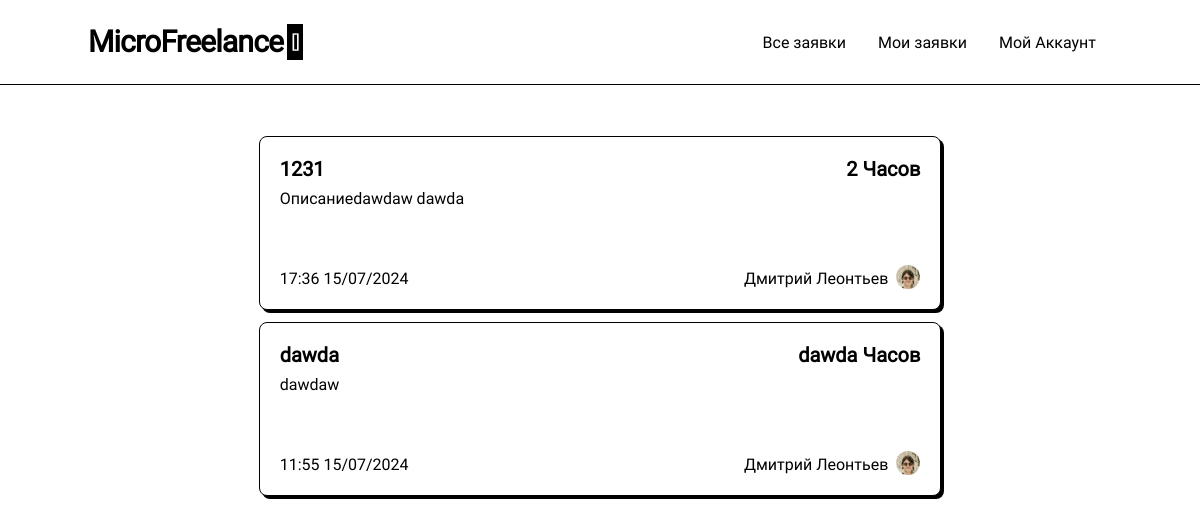
The app's page /all-tasks, older data.
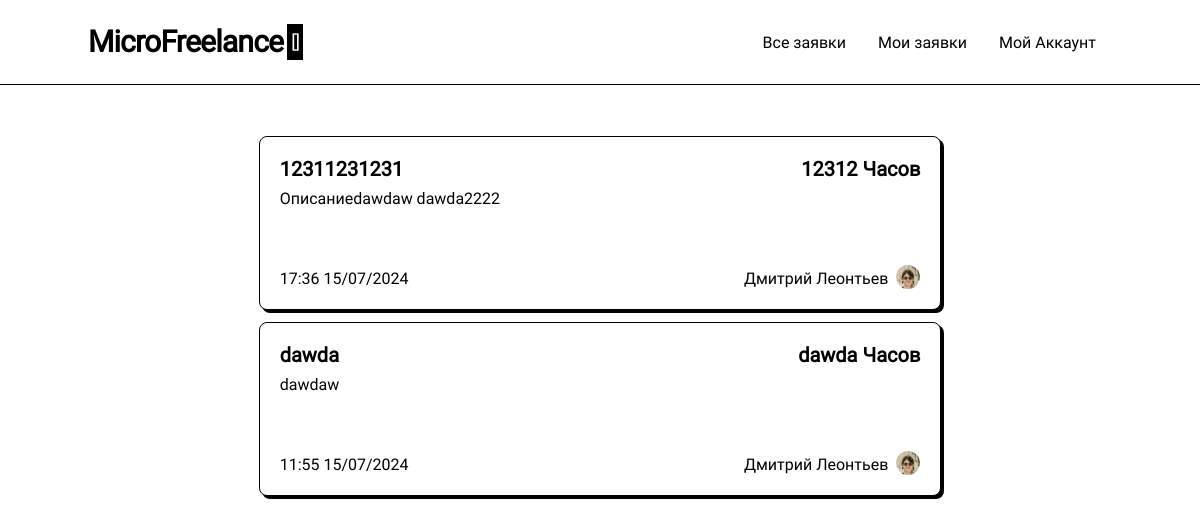
The same page, newer data.
### models.py (models this page shows, shortened)
class Post(db.Model):
    __table_name__ = "posts"
    id: Mapped[int]                         = mapped_column(primary_key=True)
    title: Mapped[str]                      = mapped_column(String(64))
    data: Mapped[str]                       = mapped_column(String(256))
    data_text: Mapped[str]                  = mapped_column(String(256))
    coast: Mapped[str]                      = mapped_column(String(64))
    currency: Mapped[str]                   = mapped_column(String(64))
    author_id: Mapped[int]                  = mapped_column(ForeignKey(User.id))
    create_date: Mapped[datetime.datetime]  = mapped_column(DateTime(timezone=True), server_default=func.now())
    update_date: Mapped[datetime.datetime]  = mapped_column(DateTime(timezone=True), server_default=func.now())
    selected: Mapped[bool]                  = mapped_column(default=False)
    selected_date: Mapped[Optional[datetime.datetime]] = mapped_column(DateTime(timezone=True))
    archived: Mapped[bool]                  = mapped_column(default=False)
    archived_date: Mapped[Optional[datetime.datetime]] = mapped_column(DateTime(timezone=True))
    selected_respond_author_id: Mapped[Optional[int]] = mapped_column()
    respond: Mapped[list["PostRespond"]]    = relationship(back_populates="post", cascade="all, delete")
    author: Mapped["User"] = relationship()

class User(UserMixin, db.Model):
    __table_name__ = "users"
    id: Mapped[int]                         = mapped_column(primary_key=True)
    login: Mapped[str]                      = mapped_column(String(64), index=True, unique=True)
    password_hash: Mapped[Optional[str]]    = mapped_column(String(256))
    name: Mapped[Optional[str]]             = mapped_column(String(64))
    aboutme: Mapped[Optional[str]]          = mapped_column(String(256))
    contact_info: Mapped[Optional[str]]     = mapped_column(String(256))
    account_type: Mapped[str]               = mapped_column(String(256), default='student')

### routes.py (the view)
@app.route('/')
@app.route('/index')
@app.route('/all-tasks/<filter>')
@app.route('/all-tasks/')
@app.route('/all-tasks')
def all_tasks(filter = None):
    query = sa.select(Post)                                 \
        .where(Post.selected == False)           \
        .where(Post.archived == False)                      \
        .order_by(Post.selected.desc(), Post.update_date.desc())
    return render_template('post_list.html', tasks = list(db.session.scalars(query)), create_new = True, current_user=current_user, null_message='Сейчас на сайте обьявлений нет, приходите ещё')

### templates/post_list.html (shortened to what this page needs)
{% extends 'base/base.html' %}
{% block content %}
<div class="list">
    {% for task in tasks %}
        <a href="/post/{{ task.id }}">
            <div class="post">
                <div class="top-line">
                    <p class="title"> {{ task.title }} </p>
                    <p class="coast">{{ task.coast  }} {{ task.currency }}</p>
                </div>
                <p class="about">{{ task.data_text|truncate(150) }}</p>
                <div class="bottom-line">
                    <p class="date"> {{ task.create_date.strftime("%H:%M %d/%m/%Y") }} </p>
                    <div class="author">
                        <p class="name">{{ task.author.name }}</p>
                        <img class="avatar" src="{{ url_for('static', filename='avatars/' + task.author.login + '.webp') }}">
                    </div>
                </div>
            </div>
        </a>
    {% endfor %}
</div>
{% endblock %}

### templates/base/base.html (shortened to what this page needs)
<!DOCTYPE html>
<html lang="en">
<head>
    <link rel="stylesheet" href="{{ url_for('static', filename='compile.css') }}">
    <link rel="stylesheet" href="{{ url_for('static', filename='output.css') }}">
</head>
<body>
    {% include 'base/header.html' %}
    <div class="container-" id="container">
        {% block content %}
        {% endblock %}
    </div>
</body>
</html>

### templates/base/header.html (shortened to what this page needs)
<nav class="nav-desktop">
    <div class="content">
      <div class="logo">
        <a href="/"> MicroFreelance</a>
        <span class="account-type">[{{current_user.account_type}}]</span>
      </div>
      <div class="tabs">
          <a class="tab" href="/all-tasks"> Все заявки </a>
          <a class="tab" href="/my-tasks">  Мои заявки </a>
          <div class="dropdown">
            <a class="tab" href="/login">   Мой Аккаунт</a>
          </div>
      </div>
  </div>
</nav>

### static/compile.css (style rules this page uses)
html, :host { line-height: 1.5; -webkit-text-size-adjust: 100%; -moz-tab-size: 4; -o-tab-size: 4; tab-size: 4; font-family: Roboto; font-feature-settings: normal; font-variation-settings: normal; -webkit-tap-highlight-color: transparent; }
body { margin: 0; line-height: inherit; }
a { color: inherit; text-decoration: inherit; }
blockquote, dl, dd, h1, h2, h3, h4, h5, h6, hr, figure, p, pre { margin: 0; }
img, svg, video, canvas, audio, iframe, embed, object { display: block; vertical-align: middle; }
img, video { max-width: 100%; height: auto; }

Row changes from the older to the newer data that the page shows:
changed Post: title "1231" → "12311231231"; coast "2" → "12312"; data_text "Описаниеdawdaw dawda" → "Описаниеdawdaw dawda2222"
